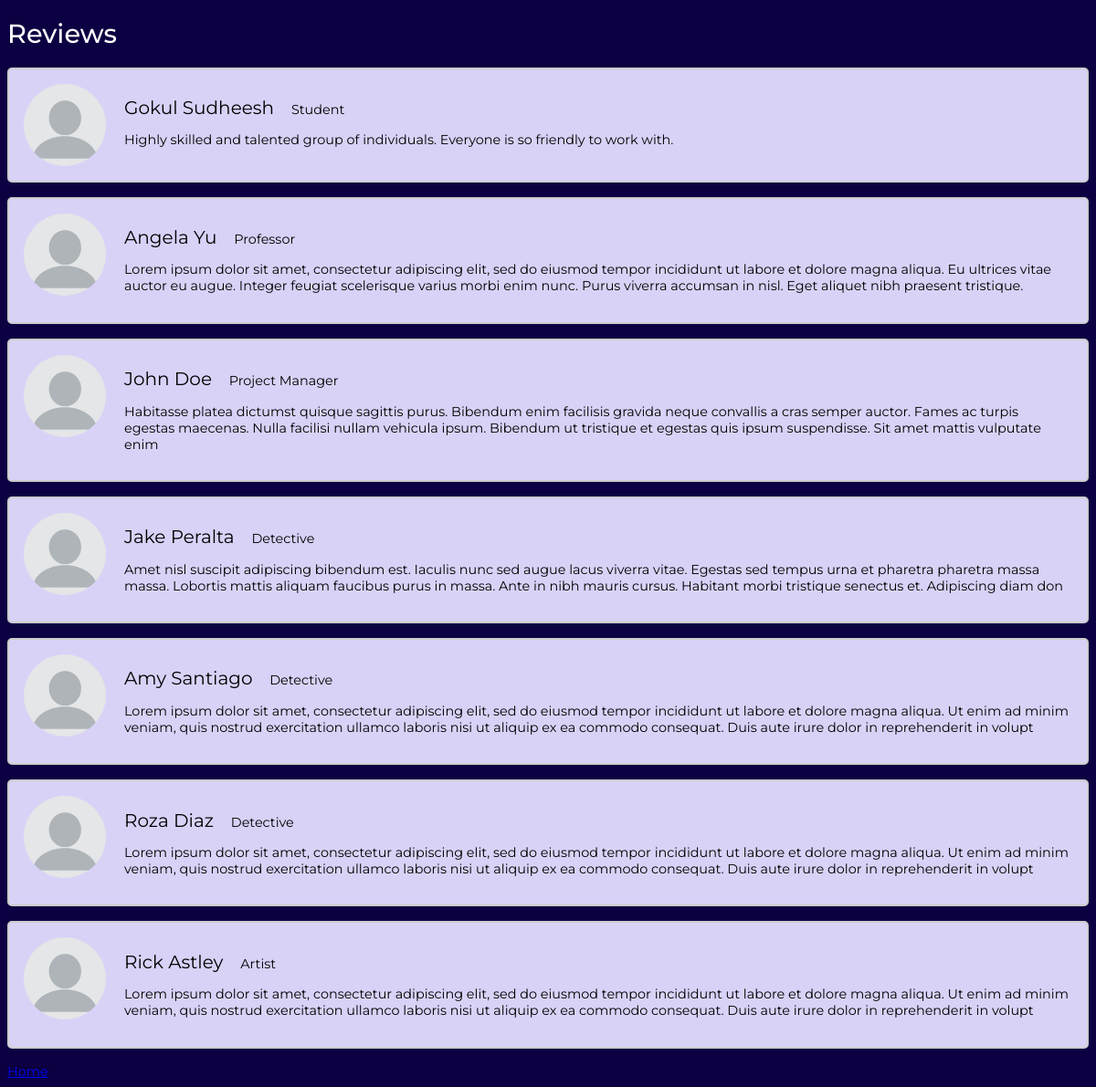
The app's page /reviews/ with its own data.
### info/models.py (models this page shows, shortened)
class Review(models.Model):
    user = models.ForeignKey(User, on_delete=models.CASCADE)
    review = models.CharField(max_length=280)

class User(models.Model):
    first_name = models.CharField(max_length=35)
    last_name = models.CharField(max_length=35)
    organization = models.CharField(max_length=100)
    profession = models.CharField(max_length=100)
    email = models.CharField(max_length=255)
    phone_number = models.CharField(max_length=16, unique=True)
    def get_full_name(self):
        return f"{self.first_name} {self.last_name}"

### info/views.py (the view)
# urls.py: path('reviews/', views.reviews, name='reviews'),
def reviews(request):
    reviews = Review.objects.all()
    context = {'reviews': reviews}
    return render(request, 'info/reviews.html', context)

### info/templates/info/reviews.html (shortened to what this page needs)
{% load static %}
<!DOCTYPE html>
<html lang="en">
<head>
    <link rel="stylesheet" href="{% static 'info/styles/reviews.css' %}">
</head>
<body>
    <h1>Reviews</h1>
    {% if reviews %}
        {% for review in reviews %}
            <div class="container">
                <img src="{% static 'info/images/profile-pic.png' %}" alt="Avatar" style="width:90px">
                <p><span>{{ review.user.get_full_name }}</span> {{ review.user.profession }}</p>
                <p>{{ review.review }}</p>
            </div>
        {% endfor %}
    {% else %}
        <p>No reviews are available.</p>
    {% endif %}
    <a href="{% url 'info:index' %}">Home</a>
</body>
</html>

### info/static/info/styles/reviews.css (style rules this page uses)
body { font-family: "Montserrat", sans-serif; font-size: 0.9rem; background-color: #0c0042; }
h1 { font-weight: 500; color: #fff; }
.container { border: 2px solid #ccc; background-color: #d9d2f7; border-radius: 5px; padding: 16px; margin: 16px 0; }
.container::after { content: ""; clear: both; display: table; }
.container img { float: left; margin-right: 20px; border-radius: 50%; }
.container span { font-size: 20px; margin-right: 15px; }

### records on screen
Review: user.get_full_name "Gokul Sudheesh", user.profession "Student", review "Highly skilled and talented group of individuals. Everyone is so friendly to work with."
Review: user.get_full_name "Angela Yu", user.profession "Professor", review "Lorem ipsum dolor sit amet, consectetur adipiscing elit, sed do eiusmod tempor incididunt ut labore et dolore magna aliqua. Eu ultrices vitae auctor eu augue. Integer feugiat scelerisque varius morbi enim nunc. Purus viverra accumsan in nisl. Eget aliquet nibh praesent tristique."
Review: user.get_full_name "John Doe", user.profession "Project Manager", review "Habitasse platea dictumst quisque sagittis purus. Bibendum enim facilisis gravida neque convallis a cras semper auctor. Fames ac turpis egestas maecenas. Nulla facilisi nullam vehicula ipsum. Bibendum ut tristique et egestas quis ipsum suspendisse. Sit amet mattis vulputate enim"
Review: user.get_full_name "Jake Peralta", user.profession "Detective", review "Amet nisl suscipit adipiscing bibendum est. Iaculis nunc sed augue lacus viverra vitae. Egestas sed tempus urna et pharetra pharetra massa massa. Lobortis mattis aliquam faucibus purus in massa. Ante in nibh mauris cursus. Habitant morbi tristique senectus et. Adipiscing diam don"
Review: user.get_full_name "Amy Santiago", user.profession "Detective", review "Lorem ipsum dolor sit amet, consectetur adipiscing elit, sed do eiusmod tempor incididunt ut labore et dolore magna aliqua. Ut enim ad minim veniam, quis nostrud exercitation ullamco laboris nisi ut aliquip ex ea commodo consequat. Duis aute irure dolor in reprehenderit in volupt"
Review: user.get_full_name "Roza Diaz", user.profession "Detective", review "Lorem ipsum dolor sit amet, consectetur adipiscing elit, sed do eiusmod tempor incididunt ut labore et dolore magna aliqua. Ut enim ad minim veniam, quis nostrud exercitation ullamco laboris nisi ut aliquip ex ea commodo consequat. Duis aute irure dolor in reprehenderit in volupt"
Review: user.get_full_name "Rick Astley", user.profession "Artist", review "Lorem ipsum dolor sit amet, consectetur adipiscing elit, sed do eiusmod tempor incididunt ut labore et dolore magna aliqua. Ut enim ad minim veniam, quis nostrud exercitation ullamco laboris nisi ut aliquip ex ea commodo consequat. Duis aute irure dolor in reprehenderit in volupt"
